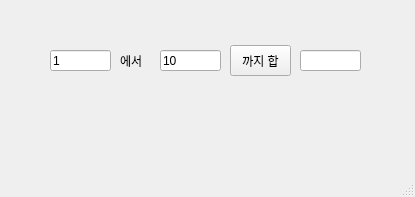
<?xml version="1.0" encoding="UTF-8"?>
<ui version="4.0">
 <class>MainWindow</class>
 <widget class="QMainWindow" name="MainWindow">
  <property name="geometry">
   <rect>
    <x>0</x>
    <y>0</y>
    <width>415</width>
    <height>197</height>
   </rect>
  </property>
  <property name="windowTitle">
   <string>MainWindow</string>
  </property>
  <widget class="QWidget" name="centralwidget">
   <widget class="QPushButton" name="pb">
    <property name="geometry">
     <rect>
      <x>230</x>
      <y>45</y>
      <width>61</width>
      <height>31</height>
     </rect>
    </property>
    <property name="text">
     <string>까지 합</string>
    </property>
   </widget>
   <widget class="QLineEdit" name="le1">
    <property name="geometry">
     <rect>
      <x>50</x>
      <y>50</y>
      <width>61</width>
      <height>21</height>
     </rect>
    </property>
    <property name="text">
     <string>1</string>
    </property>
   </widget>
   <widget class="QLabel" name="label">
    <property name="geometry">
     <rect>
      <x>120</x>
      <y>53</y>
      <width>31</width>
      <height>16</height>
     </rect>
    </property>
    <property name="text">
     <string>에서</string>
    </property>
   </widget>
   <widget class="QLineEdit" name="le2">
    <property name="geometry">
     <rect>
      <x>160</x>
      <y>50</y>
      <width>61</width>
      <height>21</height>
     </rect>
    </property>
    <property name="text">
     <string>10</string>
    </property>
   </widget>
   <widget class="QLineEdit" name="le3">
    <property name="geometry">
     <rect>
      <x>300</x>
      <y>50</y>
      <width>61</width>
      <height>21</height>
     </rect>
    </property>
   </widget>
  </widget>
  <widget class="QMenuBar" name="menubar">
   <property name="geometry">
    <rect>
     <x>0</x>
     <y>0</y>
     <width>415</width>
     <height>21</height>
    </rect>
   </property>
  </widget>
  <widget class="QStatusBar" name="statusbar"/>
 </widget>
 <resources/>
 <connections/>
</ui>
